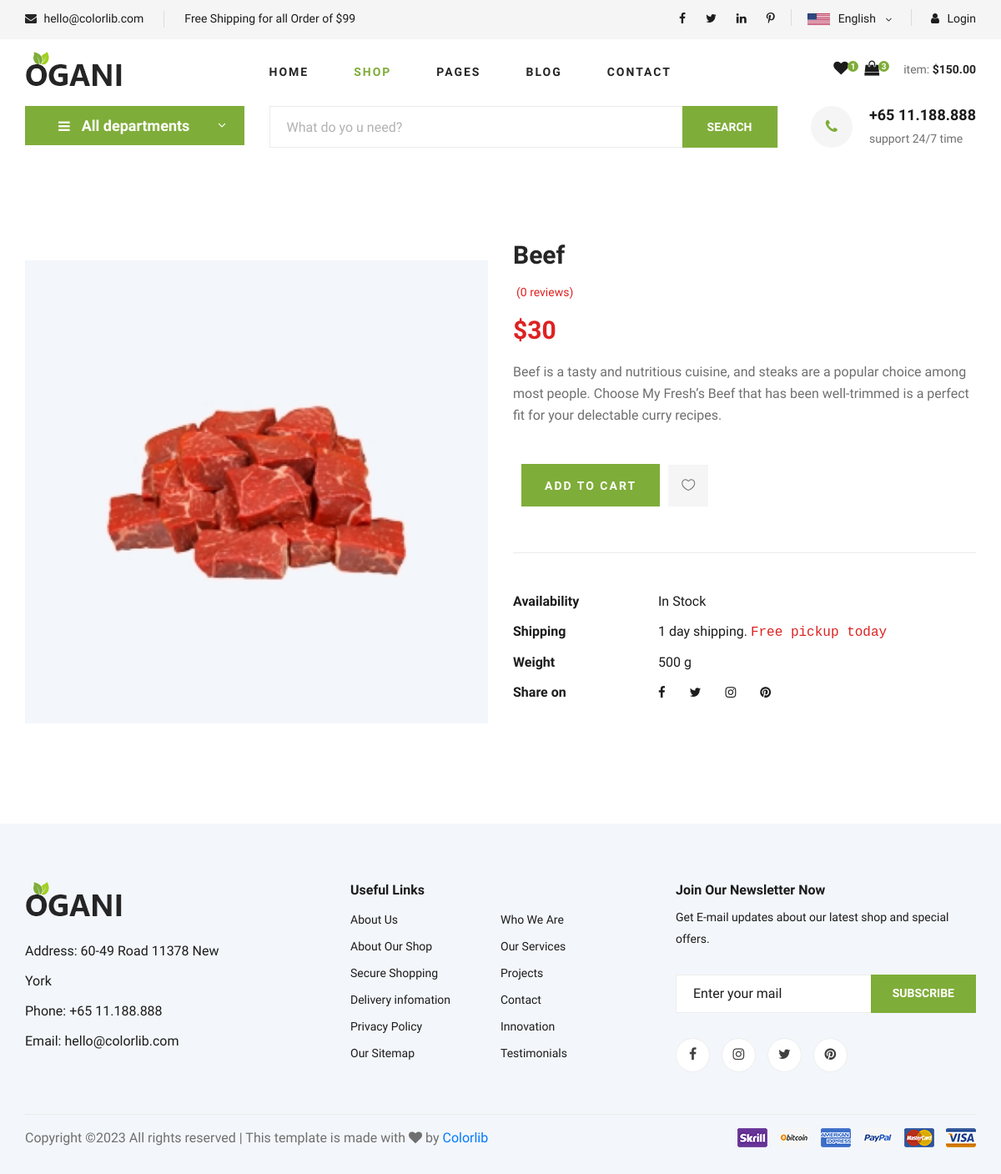
Page /descriptions/1/ on the committed database.
### fresh/models.py (models this page shows, shortened)
class Product(models.Model):
    pname = models.CharField(max_length=100)
    price = models.IntegerField()
    category = models.ForeignKey(Category, on_delete=models.CASCADE)
    image = models.ImageField(upload_to='media/', null=True)
    description = models.CharField(max_length=500, null=True)
    availability = models.CharField(max_length=100, null=True)
    quantity = models.CharField(max_length=10, null=True)

### fresh/views.py (the view)
# urls.py: path('descriptions/<int:id>/', views.descriptions, name="description"),
def descriptions(request, id):
    product_description = Product.objects.filter(id=id)
    return render(request, "shop-details.html", {"product_description": product_description})

### templates/shop-details.html (shortened to what this page needs)
<!DOCTYPE html>
<html lang="zxx">
<head>
    {% load static %}
    <link rel="stylesheet" href="{% static 'css/bootstrap.min.css' %}" type="text/css">
    <link rel="stylesheet" href="{% static 'css/font-awesome.min.css' %}" type="text/css">
    <link rel="stylesheet" href="{% static 'css/elegant-icons.css' %}" type="text/css">
    <link rel="stylesheet" href="{% static 'css/nice-select.css' %}" type="text/css">
    <link rel="stylesheet" href="{% static 'css/jquery-ui.min.css' %}" type="text/css">
    <link rel="stylesheet" href="{% static 'css/owl.carousel.min.css' %}" type="text/css">
    <link rel="stylesheet" href="{% static 'css/slicknav.min.css' %}" type="text/css">
    <link rel="stylesheet" href="{% static 'css/style.css' %}" type="text/css">
</head>
<body>
    <header class="header">
        <div class="header__top">
            <div class="container">
                <div class="row">
                    <div class="col-lg-6">
                        <div class="header__top__left">
                            <ul>
                                <li><i class="fa fa-envelope"></i> hello@colorlib.com</li>
                                <li>Free Shipping for all Order of $99</li>
                            </ul>
                        </div>
                    </div>
                    <div class="col-lg-6">
                        <div class="header__top__right">
                            <div class="header__top__right__social">
                                <a href="#"><i class="fa fa-facebook"></i></a>
                                <a href="#"><i class="fa fa-twitter"></i></a>
                                <a href="#"><i class="fa fa-linkedin"></i></a>
                                <a href="#"><i class="fa fa-pinterest-p"></i></a>
                            </div>
                            <div class="header__top__right__language">
                                <img src="{% static 'img/language.png' %}" alt="">
                                <div>English</div>
                                <span class="arrow_carrot-down"></span>
                            </div>
                            <div class="header__top__right__auth">
                                <a href="#"><i class="fa fa-user"></i> Login</a>
                            </div>
                        </div>
                    </div>
                </div>
            </div>
        </div>
        <div class="container">
            <div class="row">
                <div class="col-lg-3">
                    <div class="header__logo">
                        <a href="/"><img src="{% static 'img/logo.png' %}" alt=""></a>
                    </div>
                </div>
                <div class="col-lg-6">
                    <nav class="header__menu">
                        <ul>
                            <li><a href="/">Home</a></li>
                            <li class="active"><a href="./shop-grid.html">Shop</a></li>
                            <li><a href="#">Pages</a>
                            </li>
                            <li><a href="/blog">Blog</a></li>
                            <li><a href="/contact">Contact</a></li>
                        </ul>
                    </nav>
                </div>
                <div class="col-lg-3">
                    <div class="header__cart">
                        <ul>
                            <li><a href="#"><i class="fa fa-heart"></i> <span>1</span></a></li>
                            <li><a href="#"><i class="fa fa-shopping-bag"></i> <span>3</span></a></li>
                        </ul>
                        <div class="header__cart__price">item: <span>$150.00</span></div>
                    </div>
                </div>
            </div>
        </div>
    </header>
    <section class="hero hero-normal">
        <div class="container">
            <div class="row">
                <div class="col-lg-3">
                    <div class="hero__categories">
                        <div class="hero__categories__all">
                            <i class="fa fa-bars"></i>
                            <span>All departments</span>
                        </div>
                    </div>
                </div>
                <div class="col-lg-9">
                    <div class="hero__search">
                        <div class="hero__search__form">
                            <form action="#">
                                <input type="text" placeholder="What do yo u need?">
                                <button type="submit" class="site-btn">SEARCH</button>
                            </form>
                        </div>
                        <div class="hero__search__phone">
                            <div class="hero__search__phone__icon">
                                <i class="fa fa-phone"></i>
                            </div>
                            <div class="hero__search__phone__text">
                                <h5>+65 11.188.888</h5>
                                <span>support 24/7 time</span>
                            </div>
                        </div>
                    </div>
                </div>
            </div>
        </div>
    </section>
    <section class="product-details spad">
        <div class="container">
            {% for product in product_description %}
            <div class="row">
                <div class="col-lg-6 col-md-6">
                    <div class="product__details__pic">
                        <div class="product__details__pic__item">
                         <center>   <img src="{{product.image.url}}"></center>
                        </div>
                        </div>
                    </div>
                <div class="col-lg-6 col-md-6">
                    <div class="product__details__text">
                        <h3>{{product.pname}}</h3>
                        <div class="product__details__rating">
                            <span>(0 reviews)</span>
                        </div>
                        <div class="product__details__price">${{product.price}}</div>
                        <p>{{product.description}}</p>
                        <a href="{% url 'fresh:cart_objects' product.pname%}" role="button" class="primary-btn">ADD TO CART</a>
                        <a href="#" class="heart-icon"><span class="icon_heart_alt"></span></a>
                        <ul>
                            <li><b>Availability</b> <span>{{product.availability}}</span></li>
                            <li><b>Shipping</b> <span>1 day shipping. <samp>Free pickup today</samp></span></li>
                            <li><b>Weight</b> <span>{{product.quantity}}</span></li>
                            <li><b>Share on</b>
                                <div class="share">
                                    <a href="#"><i class="fa fa-facebook"></i></a>
                                    <a href="#"><i class="fa fa-twitter"></i></a>
                                    <a href="#"><i class="fa fa-instagram"></i></a>
                                    <a href="#"><i class="fa fa-pinterest"></i></a>
                                </div>
                            </li>
                        </ul>
                    </div>
                </div>
                </div>
            {% endfor %}
            </div>
    </section>
    <footer class="footer spad">
        <div class="container">
            <div class="row">
                <div class="col-lg-3 col-md-6 col-sm-6">
                    <div class="footer__about">
                        <div class="footer__about__logo">
                            <a href="/"><img src="{% static 'img/logo.png' %}" alt=""></a>
                        </div>
                        <ul>
                            <li>Address: 60-49 Road 11378 New York</li>
                            <li>Phone: +65 11.188.888</li>
                            <li>Email: hello@colorlib.com</li>
                        </ul>
                    </div>
                </div>
                <div class="col-lg-4 col-md-6 col-sm-6 offset-lg-1">
                    <div class="footer__widget">
                        <h6>Useful Links</h6>
                        <ul>
                            <li><a href="#">About Us</a></li>
                            <li><a href="#">About Our Shop</a></li>
                            <li><a href="#">Secure Shopping</a></li>
                            <li><a href="#">Delivery infomation</a></li>
                            <li><a href="#">Privacy Policy</a></li>
                            <li><a href="#">Our Sitemap</a></li>
                        </ul>
                        <ul>
                            <li><a href="#">Who We Are</a></li>
                            <li><a href="#">Our Services</a></li>
                            <li><a href="#">Projects</a></li>
                            <li><a href="#">Contact</a></li>
                            <li><a href="#">Innovation</a></li>
                            <li><a href="#">Testimonials</a></li>
                        </ul>
                    </div>
                </div>
                <div class="col-lg-4 col-md-12">
                    <div class="footer__widget">
                        <h6>Join Our Newsletter Now</h6>
                        <p>Get E-mail updates about our latest shop and special offers.</p>
                        <form action="#">
                            <input type="text" placeholder="Enter your mail">
                            <button type="submit" class="site-btn">Subscribe</button>
                        </form>
                        <div class="footer__widget__social">
                            <a href="#"><i class="fa fa-facebook"></i></a>
                            <a href="#"><i class="fa fa-instagram"></i></a>
                            <a href="#"><i class="fa fa-twitter"></i></a>
                            <a href="#"><i class="fa fa-pinterest"></i></a>
                        </div>
                    </div>
                </div>
            </div>
            <div class="row">
                <div class="col-lg-12">
                    <div class="footer__copyright">
                        <div class="footer__copyright__text"><p>
  Copyright &copy;<script>document.write(new Date().getFullYear());</script> All rights reserved | This template is made with <i class="fa fa-heart" aria-hidden="true"></i> by <a href="https://colorlib.com" target="_blank">Colorlib</a>
  </p></div>
                        <div class="footer__copyright__payment"><img src="{% static 'img/payment-item.png' %}" alt=""></div>
                    </div>
                </div>
            </div>
        </div>
    </footer>
</body>
</html>

### rows in the picture
Product: image (picture), pname "Beef", price "30", description "Beef is a tasty and nutritious cuisine, and steaks are a popular choice among most people. Choose My Fresh’s Beef that has been well-trimmed is a perfect fit for your delectable curry recipes.", availability "In Stock", quantity "500 g"
